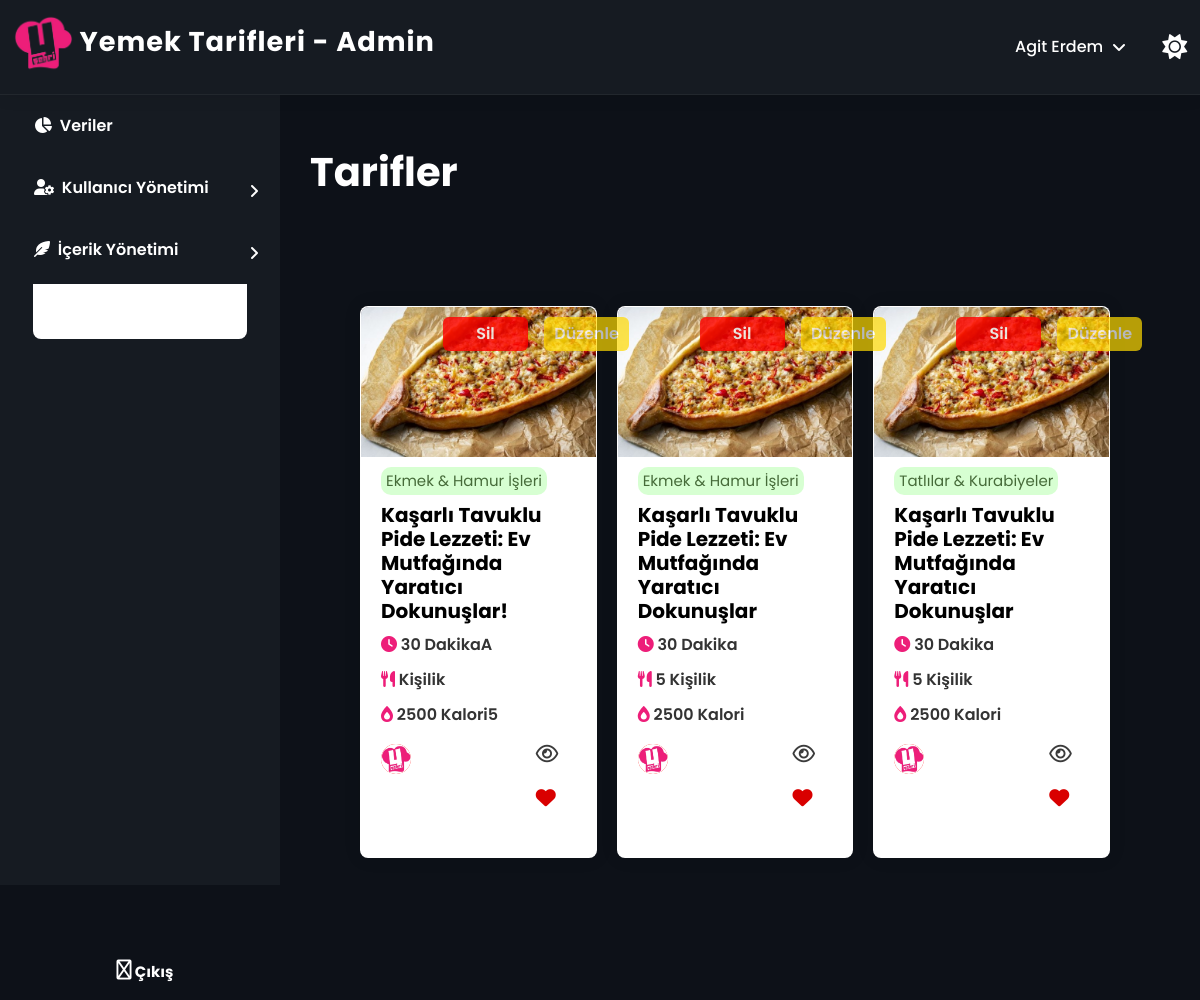
Page /yemektarifleri/admin/tarifler.php (signed in) on the committed database.
### tables this page shows
CREATE TABLE `tarifler` (
  `tarif_id` int(11) NOT NULL,
  `kategori_ad` varchar(50) NOT NULL,
  `kategori_url` varchar(255) NOT NULL,
  `baslik` varchar(100) NOT NULL,
  `sure` varchar(255) DEFAULT NULL,
  `boyut` varchar(20) DEFAULT NULL,
  `kalori` varchar(255) DEFAULT NULL,
  `resim` varchar(255) DEFAULT NULL,
  `url` varchar(255) DEFAULT NULL,
  `icindekiler` text DEFAULT NULL,
  `hazirlanis` text DEFAULT NULL,
  `tarih` text NOT NULL DEFAULT '27.05.2024',
  `goruntulenme` int(11) NOT NULL,
  `fav` int(11) NOT NULL
);

### yemektarifleri/admin/tarifler.php (the view, shortened to what this page needs)
<?php
include("../uye_baglantisi.php");
$uye_id = $_SESSION['uye_id'];
$sql = "SELECT admin_ad, admin_soyad, admin_kullanici_adi, uye_pp FROM admin WHERE uye_id='$uye_id'";
$result = mysqli_query($conn, $sql);
if(mysqli_num_rows($result) > 0){
    $row = mysqli_fetch_assoc($result);
    $admin_ad = $row['admin_ad'];
    $admin_soyad = $row['admin_soyad'];
}
?>
<head>
	<link rel="stylesheet" href="https://pro.fontawesome.com/releases/v6.0.0-beta1/css/all.css" />
	<link rel="stylesheet" href="assets/style.css">
	<link rel="stylesheet" href="media.css">
	<link rel="stylesheet" href="admin-style.css">
  <link rel="stylesheet" href="bloglar-style.css">
  <link rel="stylesheet" href="../style.css">
  <link rel="stylesheet" href="https://cdn.jsdelivr.net/npm/bootstrap@5.0.0/dist/css/bootstrap.min.css">
</head>
<?php require 'header.php'; ?>
<?php require 'sidebar-left.php'; ?>
<body>
  <div class="containerx">
  <div class="content">
            <br><br><h1><b>Tarifler</b></h1>
        <div class="blogdisdiv">
        <div class="tarifler">
    <ul class="card-containerx">
      <?php
      $query = "SELECT * FROM tarifler";
      $result = mysqli_query($conn, $query);
      if (mysqli_num_rows($result) > 0) {
          while ($row = mysqli_fetch_assoc($result)) {
              echo "<li class='tarif-card'>";
              echo '<div class="buttons_x">' . "\n";
              echo '  <div class="button_x sil_x">' . "\n";
              echo '<a href="tarif-sil.php?tarif_id=' . $row['tarif_id'] . '">Sil</a><br>';
              echo '  </div>' . "\n";
              echo '  <div class="button_x duzenle_x">' . "\n";
              echo '    <a href="tarif-duzenle.php?tarif_id=' . $row['tarif_id'] . '">Düzenle</a>' . "\n";
              echo '  </div>' . "\n";
              echo '</div>' . "\n";
              echo "<div class='img-div'>";
              echo "<img class='img-div' src='../" . $row["resim"] . "' alt=''>";
              echo "</div>";
              echo "<div class='tarif-content'>";
              echo "<h2 class='tarif-kategori'>" . $row["kategori_ad"] . "</h2>";
              echo "<h1 class='tarif-baslik'><a href='tarif.php?tarif_id=" . $row['tarif_id'] . "'>" . $row["baslik"] . "</a></h1>";
              echo "<h2 class='tarif-bilgi'><i class='fas fa-clock'></i> " . $row["sure"] . "</h2>";
              echo "<h2 class='tarif-bilgi'><i class='fas fa-utensils'></i> " . $row["boyut"] . "</h2>";
              echo "<h2 class='tarif-bilgi'><i class='fas fa-burn'></i> " . $row["kalori"] . "</h2>";
              echo "<div class='tarif-card_bottom'>";
              echo "<div class='yazar'>";
              echo "<img src='../yemeksehri.jpeg' alt=''>";
              echo "YemekTarifleri";
              echo "<div class='degerlendirme'>";
              echo "<div class='favgor'>
                            <i class='far fa-eye'></i> <span>" . $row["goruntulenme"] . "</span>
                            <i class='fas fa-heart'></i> <span>" . $row["fav"] . "</span>";
              echo "</div>";
              echo "</div>";
              echo "</div>";
              echo "</div>";
              echo "</div>";
              echo "</li>";
          }
      } else {
          echo "Henüz hiç tarif eklenmemiş.";
      }
      ?>
          </ul>
          </div>
        </div>
    </div>
    </div>
</body>

### yemektarifleri/admin/header.php (shortened to what this page needs)
<head>
<link rel="stylesheet" href="https://cdnjs.cloudflare.com/ajax/libs/font-awesome/4.7.0/css/font-awesome.min.css">
<link rel="stylesheet" href="https://pro.fontawesome.com/releases/v6.0.0-beta1/css/all.css" />
</head>
<header>
        <a href="dashboard"><h2 class="logo"><img class="logo__img" src="uploads/yemeksehri.png" alt=""> Yemek Tarifleri - Admin</h1></a>
    <div style="display:flex; gap: 2em;}">
          <nav>
          <span href="" class="menu-toggle">
              <div class="a-menu">
                <img id="previeww" onerror="this.src='uploads/bos.png';" class="pph" src="" alt="">
                <p style="display: grid; align-content: center;"><?php echo $admin_ad; ?> <?php echo $admin_soyad; ?></p>
                <i class="fa-solid fa-angle-up"></i>
              </div>
          </span>
        </nav>
          <button id="db-button" onclick="changeColor()">
    <i id="icon" class="fa fa-sun-o" aria-hidden="true"></i>
  </button>
    </div>
      </header>

### yemektarifleri/assets/style.css (style rules this page uses)
* { font-family: 'Poppins', sans-serif; box-sizing: border-box; margin: 0; padding: 0; }
::placeholder { font-size: 14px; color: #6b6b6b; }

### yemektarifleri/admin/admin-style.css (style rules this page uses)
* { font-family: 'Poppins', sans-serif; box-sizing: border-box; margin: 0; padding: 0; transition: background 200ms; }
::placeholder { font-size: 14px; color: #6b6b6b; }
.fa-solid { display: flex; align-items: center; }

### yemektarifleri/admin/bloglar-style.css (style rules this page uses)
body { word-wrap: break-word; padding: 0; margin: 0; font-family: 'Poppins', sans-serif; }
.blogdisdiv { display: grid; grid-template-columns: repeat(3,1fr); grid-column-gap: 20px; margin: 20px; }
.baslik, .yazar { margin-bottom: 15px; }
.buttons_x { display: flex; gap: 1em; justify-content: center; position: absolute; width: 350px; margin-top: 10px; }
.sil_x a { width: 85px; display: block; text-align: center; padding: 5px; color: #fff; background-color: #f00; border-radius: 6px; font-weight: 600; opacity: 0.8; }
.duzenle_x a { width: 85px; display: block; text-align: center; padding: 5px; border-radius: 6px; font-weight: 600; background-color: #ffda00; color: #fff; opacity: 0.7; }

### yemektarifleri/style.css (style rules this page uses)
body { font-family: 'Poppins', sans-serif; margin: 0; padding: 0; box-sizing: border-box; background-color: #ffffff; scroll-behavior: smooth; }
h1,h2,h3,h4,h5 { margin: 0; padding: 0; }
* { list-style-type: none; box-sizing: border-box; }
:root { --primary-color:#ed1e79; --detail-color: rgb(255, 87, 51); --gold-color: rgb(243, 156, 18); }
.containerx { margin: 0px 20px; }
.tarifler { padding-top: 80px; }
.card-containerx { display: grid; grid-template-columns: repeat(4, 1fr); padding: 0px 20px; }
.tarif-card { flex-direction: column; margin: 10px; border-radius: 8px; background-color: #ffffff; border: 1px solid #d5d5d500; box-shadow: 0px 0px 17px 0px rgba(0,0,0,0.1); transition: 300ms; }
.tarif-card h2 { color: #333; }
.tarif-content { padding: 10px 20px; }
.img-div { max-height: 100%; -o-object-fit: cover; object-fit: cover; width: 100%; border-radius: 8px 8px 0px 0px; background-image: url(karas.png); background-position: center; background-repeat: no-repeat; height: 150px; }
.tarif-baslik { font-size: 20px; font-weight: 700; padding: 0; color: black; transition: 300ms; }
.tarif-baslik a { color: black; text-decoration-line: none; }
.tarif-kategori { display: inline-block; padding: 5px; font-size: 15px; font-weight: 400; border-radius: 10px; top: 80px; background-color: #ceffc7cc; color: #466b39 !important; }
.tarif-bilgi { font-size: 16px; font-weight: 600; line-height: 1.7; }
h2 .fas { color: var(--primary-color); }
.tarif-card_bottom { margin: 15px 0px; }
.degerlendirme { display: inline-block; margin-left: auto; }
.yazar { display: flex; font-weight: 500; }
.yazar img { height: 30px; background-color: red; border-radius: 50%; margin-right: 10px; }
header { background-color: white; display: flex; position: fixed; width: 100%; z-index: 1000; padding: 15px 20px; box-shadow: 0px 0px 17px 0px rgba(0,0,0,0.1); }
.logo img { height: 60px; }
h2 i { color: var(--primary-color); font-weight: 700; }
.favgor { margin-left: auto; display: flex; align-content: center; flex-wrap: wrap; font-weight: 700; }
.favgor .fa-heart { color: rgb(217, 0, 0); display: grid; align-items: center; margin-right: 5px; font-size: 20px; }
.favgor .fa-eye { color: rgb(59, 59, 59); display: grid; align-items: center; margin-right: 5px; font-size: 20px; }
.favgor span { margin-right: 10px; }

### yemektarifleri/admin/sidebar-left-style.css (style rules this page uses)
* { list-style-type: none; }
ol, ul { padding-left: 0; }
a { text-decoration: none; }

### yemektarifleri/admin/tarifler.php (style rules this page uses)
.blogdisdiv { grid-template-columns: auto !important; }
.card-containerx { grid-template-columns: repeat(3, 1fr) !important; }

### rows in the picture
tarifler: resim (picture), kategori_ad "Ekmek & Hamur İşleri", baslik "Kaşarlı Tavuklu Pide Lezzeti: Ev Mutfağında Yaratıcı Dokunuşlar!", sure "30 DakikaA", boyut "Kişilik", kalori "2500 Kalori5"
tarifler: resim (picture), kategori_ad "Ekmek & Hamur İşleri", baslik "Kaşarlı Tavuklu Pide Lezzeti: Ev Mutfağında Yaratıcı Dokunuşlar", sure "30 Dakika", boyut "5 Kişilik", kalori "2500 Kalori"
tarifler: resim (picture), kategori_ad "Tatlılar & Kurabiyeler", baslik "Kaşarlı Tavuklu Pide Lezzeti: Ev Mutfağında Yaratıcı Dokunuşlar", sure "30 Dakika", boyut "5 Kişilik", kalori "2500 Kalori"

### other values in the picture
$admin_ad "Agit"
$admin_soyad "Erdem"
